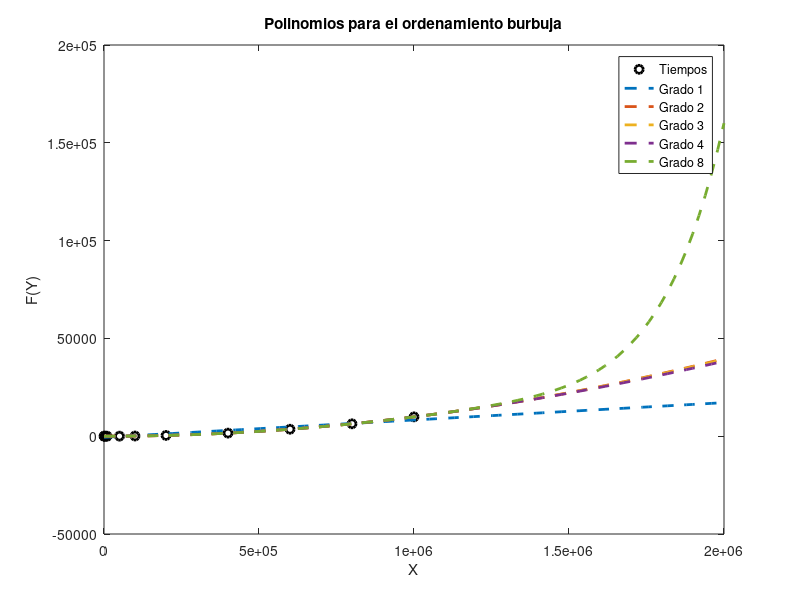

Reproduce this figure in MATLAB.
%%VALORES DE X
x = [100 1000 5000 10000 50000 100000 200000 400000 600000 800000 1000000];

%%VALORES DE Y = F(x)
real = [0.0000939369 0.0084688663 0.2341020107 0.8947482109 24.2576978207];
real(end+1) = 97.6079449654;
real(end+1) = 391.7894010544;
real(end+1) = 1577.0236639977;
real(end+1) = 3560.8748540878;
real(end+1) = 6336.6857509613;
real(end+1) = 9893.6090807915;

%%OBTENER UN POLINOMIO QUE SE AJUSTE A LOS PUNTOS X Y Y
n1=1;
p1=polyfit(x, real, n1);

n2=2;
p2=polyfit(x, real, n2);

n3=3;
p3=polyfit(x, real, n3);

n4=4;
p4=polyfit(x, real, n4);

n8=8;
p8=polyfit(x, real, n8);

%%SE CREA UN ESPACIO PARA REALIZAR UNA GRAFICA EN 
%%DONDE SE COMPARA LA CURVA AJUSTADA CONTRA LOS 
%%VALORES EXPERIMENTALES
xi=linspace(100, 2000000, 100);
z1=polyval(p1, xi);
z2=polyval(p2, xi);
z3=polyval(p3, xi);
z4=polyval(p4, xi);
z8=polyval(p8, xi);

%%SE REALIZA LA FIGURA CORRESPONDIENTE
figure(1);
grid;
plot(x, real, 'ko', 'LineWidth', 2);
hold on
plot(xi, z1, '--', 'LineWidth', 2);
plot(xi, z2, '--', 'LineWidth', 2);
plot(xi, z3, '--', 'LineWidth', 2);
plot(xi, z4, '--', 'LineWidth', 2);
plot(xi, z8, '--', 'LineWidth', 2);
hold off
ylabel('F(Y)');
xlabel('X');
legend('Tiempos', 'Grado 1', 'Grado 2', 'Grado 3', 'Grado 4', 'Grado 8');
title('Polinomios para el ordenamiento burbuja');